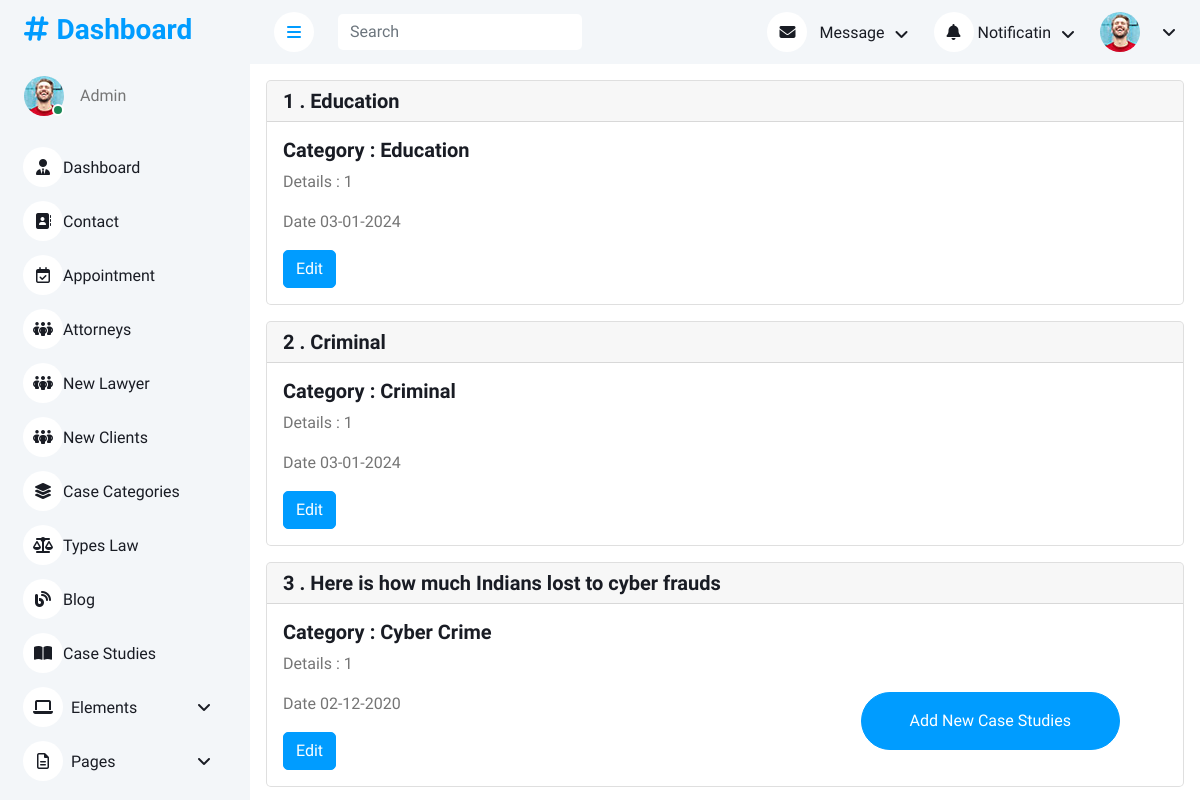
The page /adminapp/case_studies on the database its author committed.
### userapp/models.py (models this page shows, shortened)
class case_studies(models.Model):
    case_studies_tittle = models.CharField(max_length=100)
    case_studies_date = models.CharField(max_length=20)
    detail = models.TextField(max_length=2000)
    case_studies_image = models.ImageField(upload_to='image/')
    category = models.ForeignKey(case_categories,models.CASCADE)

class case_categories(models.Model):
    case_categories = models.CharField(max_length=50)
    def __str__(self):
        return self.case_categories

### adminapp/views.py (the view)
# urls.py: path('case_studies', views.casestudies, name='case_studies'),
def casestudies(request):
    data = case_studies.objects.all()
    return render(request,'adminapp/casestudies.html',{"data":data})

### templates/adminapp/casestudies.html (shortened to what this page needs)
<!DOCTYPE html>
{% load static %}
<html lang="en">
  <head>
    <link
      href="https://cdnjs.cloudflare.com/ajax/libs/font-awesome/6.7.2/css/all.min.css"
      rel="stylesheet"
    />
    <link
      href="https://cdn.jsdelivr.net/npm/bootstrap-icons@1.4.1/font/bootstrap-icons.css"
      rel="stylesheet"
    />
    <link
      href="{% static 'adminapp/lib/owlcarousel/assets/owl.carousel.min.css' %}"
      rel="stylesheet"
    />
    <link
      href="{% static 'adminapp/lib/tempusdominus/css/tempusdominus-bootstrap-4.min.css' %}"
      rel="stylesheet"
    />
    <link
      href="{% static 'adminapp/css/bootstrap.min.css' %}"
      rel="stylesheet"
    />
    <link href="{% static 'adminapp/css/style.css' %}" rel="stylesheet" />
  </head>
  <body>
    <div class="container-xxl position-relative bg-white d-flex p-0">
      {% include 'adminapp/sidebar.html' %}
      <div class="content">
        {% include 'adminapp/navbar.html' %}
        {% for i in data %}
        <div class="card mt-4 m-lg-3">
            <h5 class="card-header">{{forloop.counter}} . {{i.case_studies_tittle}}</h5>
            <div class="card-body">
              <h5 class="card-title">Category : {{i.category}}</h5>
              <p class="card-text">
                Details : {{i.detail |truncatewords:40}}
              </p>
              <p>Date {{i.case_studies_date}}</p>
              <a href="case_studies/edit/{{i.id}}" class="btn btn-primary">Edit </a>
            </div>
          </div>
        {% endfor %}
      </div>
    </div>
    <a class="btn btn-primary rounded-pill py-3 px-5"
                style="position: fixed; bottom: 50px; right: 80px; z-index: 1030;"
                href="case_studies/add">Add New Case Studies</a>
  </body>
</html>

### static/adminapp/css/style.css (style rules this page uses)
:root { --primary: #009CFF; --light: #F3F6F9; --dark: #191C24; }
.btn { transition: .5s; }
.btn.btn-primary { color: #FFFFFF; }
.content { margin-left: 250px; min-height: 100vh; background: #FFFFFF; transition: 0.5s; }
@media (min-width: 992px) { .content { width: calc(100% - 250px); } }

### rows shown on the page
case_studies: case_studies_tittle "Education", category "Education", detail "1", case_studies_date "03-01-2024"
case_studies: case_studies_tittle "Criminal", category "Criminal", detail "1", case_studies_date "03-01-2024"
case_studies: case_studies_tittle "Here is how much Indians lost to cyber frauds", category "Cyber Crime", detail "1", case_studies_date "02-12-2020"
